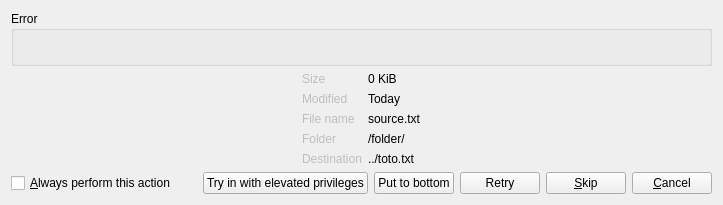
<?xml version="1.0" encoding="UTF-8"?>
<ui version="4.0">
 <class>fileErrorDialog</class>
 <widget class="QWidget" name="fileErrorDialog">
  <property name="geometry">
   <rect>
    <x>0</x>
    <y>0</y>
    <width>723</width>
    <height>185</height>
   </rect>
  </property>
  <property name="windowTitle">
   <string>Error with file</string>
  </property>
  <layout class="QVBoxLayout" name="verticalLayout_2">
   <item>
    <widget class="QGroupBox" name="groupBox">
     <property name="title">
      <string>Error</string>
     </property>
     <layout class="QVBoxLayout" name="verticalLayout">
      <item>
       <widget class="QLabel" name="label_error">
        <property name="text">
         <string/>
        </property>
       </widget>
      </item>
     </layout>
    </widget>
   </item>
   <item>
    <layout class="QHBoxLayout" name="horizontalLayout">
     <item>
      <spacer name="horizontalSpacer_2">
       <property name="orientation">
        <enum>Qt::Horizontal</enum>
       </property>
       <property name="sizeHint" stdset="0">
        <size>
         <width>40</width>
         <height>20</height>
        </size>
       </property>
      </spacer>
     </item>
     <item>
      <layout class="QFormLayout" name="formLayout_2">
       <property name="fieldGrowthPolicy">
        <enum>QFormLayout::ExpandingFieldsGrow</enum>
       </property>
       <item row="0" column="0">
        <widget class="QLabel" name="label_size">
         <property name="enabled">
          <bool>false</bool>
         </property>
         <property name="text">
          <string>Size</string>
         </property>
        </widget>
       </item>
       <item row="0" column="1">
        <widget class="QLabel" name="label_content_size">
         <property name="text">
          <string notr="true">0 KiB</string>
         </property>
        </widget>
       </item>
       <item row="1" column="0">
        <widget class="QLabel" name="label_modified">
         <property name="enabled">
          <bool>false</bool>
         </property>
         <property name="text">
          <string>Modified</string>
         </property>
        </widget>
       </item>
       <item row="1" column="1">
        <widget class="QLabel" name="label_content_modified">
         <property name="text">
          <string notr="true">Today</string>
         </property>
        </widget>
       </item>
       <item row="2" column="0">
        <widget class="QLabel" name="label_file_name">
         <property name="enabled">
          <bool>false</bool>
         </property>
         <property name="text">
          <string>File name</string>
         </property>
        </widget>
       </item>
       <item row="2" column="1">
        <widget class="QLabel" name="label_content_file_name">
         <property name="text">
          <string notr="true">source.txt</string>
         </property>
        </widget>
       </item>
       <item row="4" column="0">
        <widget class="QLabel" name="label_file_destination">
         <property name="enabled">
          <bool>false</bool>
         </property>
         <property name="text">
          <string>Destination</string>
         </property>
        </widget>
       </item>
       <item row="4" column="1">
        <widget class="QLabel" name="label_content_file_destination">
         <property name="text">
          <string notr="true">../toto.txt</string>
         </property>
        </widget>
       </item>
       <item row="3" column="0">
        <widget class="QLabel" name="label_folder">
         <property name="enabled">
          <bool>false</bool>
         </property>
         <property name="text">
          <string>Folder</string>
         </property>
        </widget>
       </item>
       <item row="3" column="1">
        <widget class="QLabel" name="label_content_folder">
         <property name="text">
          <string notr="true">/folder/</string>
         </property>
        </widget>
       </item>
      </layout>
     </item>
     <item>
      <spacer name="horizontalSpacer_3">
       <property name="orientation">
        <enum>Qt::Horizontal</enum>
       </property>
       <property name="sizeHint" stdset="0">
        <size>
         <width>40</width>
         <height>20</height>
        </size>
       </property>
      </spacer>
     </item>
    </layout>
   </item>
   <item>
    <spacer name="verticalSpacer">
     <property name="orientation">
      <enum>Qt::Vertical</enum>
     </property>
     <property name="sizeHint" stdset="0">
      <size>
       <width>20</width>
       <height>40</height>
      </size>
     </property>
    </spacer>
   </item>
   <item>
    <layout class="QHBoxLayout" name="horizontalLayout_4">
     <item>
      <widget class="QCheckBox" name="checkBoxAlways">
       <property name="text">
        <string>&amp;Always perform this action</string>
       </property>
      </widget>
     </item>
     <item>
      <spacer name="horizontalSpacer">
       <property name="orientation">
        <enum>Qt::Horizontal</enum>
       </property>
       <property name="sizeHint" stdset="0">
        <size>
         <width>40</width>
         <height>20</height>
        </size>
       </property>
      </spacer>
     </item>
     <item>
      <widget class="QPushButton" name="Rights">
       <property name="text">
        <string>Try in with elevated privileges</string>
       </property>
      </widget>
     </item>
     <item>
      <widget class="QPushButton" name="PutToBottom">
       <property name="text">
        <string>Put to bottom</string>
       </property>
      </widget>
     </item>
     <item>
      <widget class="QPushButton" name="Retry">
       <property name="text">
        <string>Retry</string>
       </property>
      </widget>
     </item>
     <item>
      <widget class="QPushButton" name="Skip">
       <property name="text">
        <string>&amp;Skip</string>
       </property>
      </widget>
     </item>
     <item>
      <widget class="QPushButton" name="Cancel">
       <property name="text">
        <string>&amp;Cancel</string>
       </property>
      </widget>
     </item>
    </layout>
   </item>
  </layout>
 </widget>
 <resources/>
 <connections>
  <connection>
   <sender>checkBoxAlways</sender>
   <signal>toggled(bool)</signal>
   <receiver>Cancel</receiver>
   <slot>setDisabled(bool)</slot>
   <hints>
    <hint type="sourcelabel">
     <x>112</x>
     <y>131</y>
    </hint>
    <hint type="destinationlabel">
     <x>438</x>
     <y>142</y>
    </hint>
   </hints>
  </connection>
  <connection>
   <sender>checkBoxAlways</sender>
   <signal>toggled(bool)</signal>
   <receiver>Retry</receiver>
   <slot>setDisabled(bool)</slot>
   <hints>
    <hint type="sourcelabel">
     <x>155</x>
     <y>131</y>
    </hint>
    <hint type="destinationlabel">
     <x>309</x>
     <y>134</y>
    </hint>
   </hints>
  </connection>
 </connections>
</ui>
